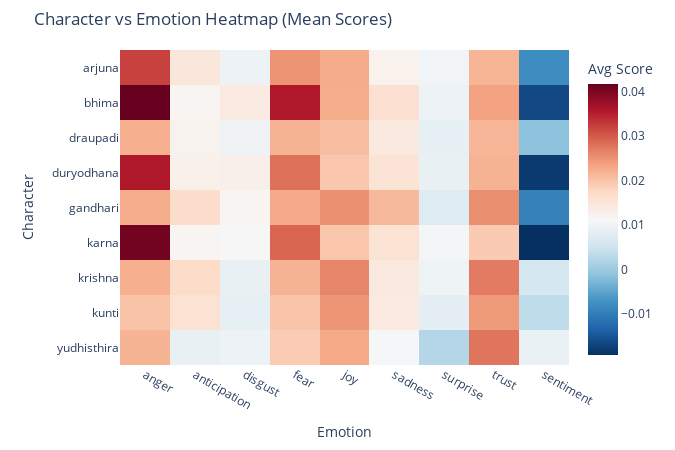

The code cell stored with this chart in its notebook:
### Code cell
# Step 1: Group by character and compute mean emotion scores
char_emo = SENT_CHAR.groupby('character')[emo_cols].mean()

# Step 2: Reset index to long format for plotly
char_emo_long = char_emo.reset_index().melt(id_vars='character', 
                                             var_name='emotion', 
                                             value_name='score')

# Step 3: Plot heatmap using Plotly
fig = px.imshow(
    char_emo.values,
    labels=dict(x="Emotion", y="Character", color="Avg Score"),
    x=char_emo.columns,
    y=char_emo.index,
    aspect="auto",
    color_continuous_scale='RdBu_r'
)

fig.update_layout(
    title="Character vs Emotion Heatmap (Mean Scores)",
    xaxis_title="Emotion",
    yaxis_title="Character",
    width=75 * len(char_emo),
    height=50 * len(char_emo),  # dynamic height
    margin=dict(l=120, r=20, t=50, b=20),
    yaxis=dict(tickmode='array', tickvals=character_names)
)

fig.show()

### Figure 1 — Plotly figure (JSON) as saved in the notebook; plotly's stock layout.template omitted (floating-point values rounded to 4 significant figures)
{"data": [{"coloraxis": "coloraxis", "hovertemplate": "Emotion: %{x}<br>Character: %{y}<br>Avg Score: %{z}<extra></extra>", "name": "0", "type": "heatmap", "x": ["anger", "anticipation", "disgust", "fear", "joy", "sadness", "surprise", "trust", "sentiment"], "xaxis": "x", "y": ["arjuna", "bhima", "draupadi", "duryodhana", "gandhari", "karna", "krishna", "kunti", "yudhisthira"], "yaxis": "y", "z": [[0.03211, 0.01465, 0.009452, 0.0249, 0.02268, 0.01261, 0.01023, 0.02164, -0.007834], [0.04168, 0.01187, 0.01401, 0.03584, 0.02251, 0.01599, 0.009488, 0.02359, -0.01618], [0.02217, 0.01231, 0.01, 0.02184, 0.0206, 0.01425, 0.008511, 0.02147, -0.001265], [0.03581, 0.01288, 0.01293, 0.02799, 0.01954, 0.01543, 0.00885, 0.02185, -0.01801], [0.02255, 0.01689, 0.01199, 0.02273, 0.02523, 0.02118, 0.007137, 0.02549, -0.009385], [0.04071, 0.01199, 0.01103, 0.02901, 0.01972, 0.01567, 0.01069, 0.01922, -0.01915], [0.02226, 0.01711, 0.008909, 0.02189, 0.02625, 0.01425, 0.009821, 0.02717, 0.005846], [0.02006, 0.0159, 0.0084, 0.01992, 0.02475, 0.01403, 0.008322, 0.02442, 0.00357], [0.02177, 0.009033, 0.009438, 0.01899, 0.02291, 0.01101, 0.002338, 0.02765, 0.009244]]}], "layout": {"coloraxis": {"colorbar": {"title": {"text": "Avg Score"}}, "colorscale": [[0, "rgb(5,48,97)"], [0.1, "rgb(33,102,172)"], [0.2, "rgb(67,147,195)"], [0.3, "rgb(146,197,222)"], [0.4, "rgb(209,229,240)"], [0.5, "rgb(247,247,247)"], [0.6, "rgb(253,219,199)"], [0.7, "rgb(244,165,130)"], [0.8, "rgb(214,96,77)"], [0.9, "rgb(178,24,43)"], [1, "rgb(103,0,31)"]]}, "height": 450, "margin": {"b": 20, "l": 120, "r": 20, "t": 50}, "title": {"text": "Character vs Emotion Heatmap (Mean Scores)"}, "width": 675, "xaxis": {"anchor": "y", "domain": [0, 1], "title": {"text": "Emotion"}}, "yaxis": {"anchor": "x", "autorange": "reversed", "domain": [0, 1], "tickmode": "array", "tickvals": ["yudhisthira", "bhima", "arjuna", "draupadi", "kunti", "krishna", "karna", "duryodhana", "gandhari"], "title": {"text": "Character"}}}}
